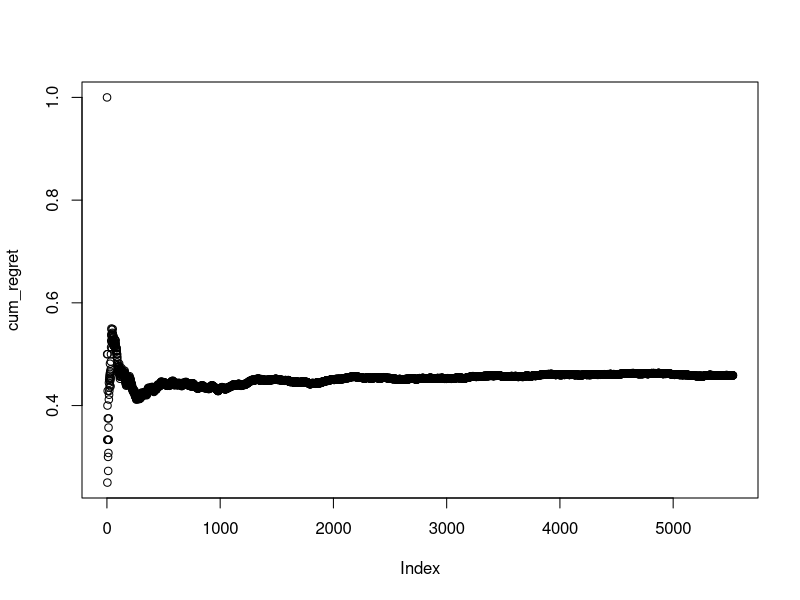

Recreate this plot in R. (Note: this script raises an error after producing the figure.)
#!/usr/bin/env Rscript

## Process the input argument 
args <- commandArgs(trailingOnly = TRUE)
seed<- as.integer(args[1])

## Default arguments for debug
if(is.na(seed)) seed <- 1

K <- 3

## Load libraries
suppressPackageStartupMessages(library(tidyverse))
suppressPackageStartupMessages(library(glmnet))

## Read the dataset
data <- read_csv("../datasets/warfarin.txt", col_names = FALSE)
T <- nrow(data)
d <- ncol(data) - 1

## Randomly permute the data
set.seed(seed)
new_order <- sample(1:T, T, replace = FALSE)
data <- data[new_order,]
names(data) <- c(paste0("X",1:d), "Y")


## Extract X and the optimal reward
X <- as.matrix(data[, 1:d])
max_reward <- data$Y


## Initialization
reward <- c()


  ## Initialize the training data
  X_train <- c()
  Y_train <- c()
  ## Loop through the t steps
  for(t in 1:T){
    
      ## Randomly choose an arm
      a <- 2

      ## Record the regret
      ins_reward <- -(a - 1 != max_reward[t])
      reward <- c(reward, ins_reward)

  }



regret <- -reward
cum_regret <- cumsum(regret) / (1:T)
plot(cum_regret)

output <- data.frame(max_reward = max_reward, reward = reward, cum_regret = cum_regret)
out_file <- sprintf("../results/warfarin_doctor_seed%d.txt", seed)
write_delim(output, out_file)






